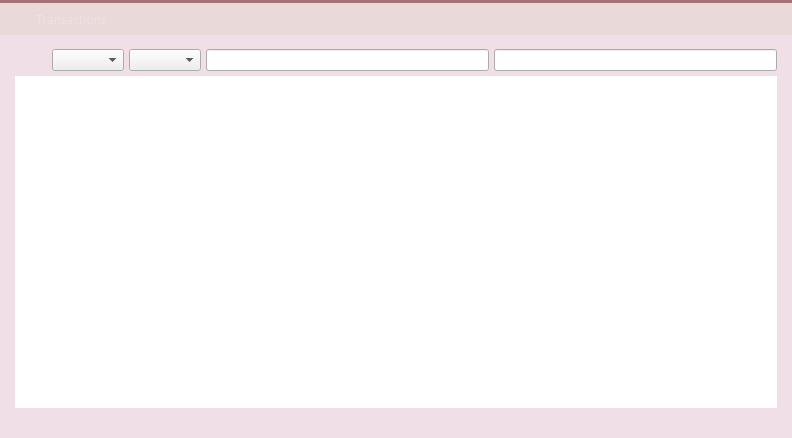
<?xml version="1.0" encoding="UTF-8"?>
<ui version="4.0">
 <class>TransactionsPage</class>
 <widget class="QWidget" name="TransactionsPage">
  <property name="geometry">
   <rect>
    <x>0</x>
    <y>0</y>
    <width>792</width>
    <height>438</height>
   </rect>
  </property>
  <property name="palette">
   <palette>
    <active>
     <colorrole role="Button">
      <brush brushstyle="SolidPattern">
       <color alpha="255">
        <red>233</red>
        <green>217</green>
        <blue>216</blue>
       </color>
      </brush>
     </colorrole>
     <colorrole role="Base">
      <brush brushstyle="SolidPattern">
       <color alpha="255">
        <red>233</red>
        <green>217</green>
        <blue>216</blue>
       </color>
      </brush>
     </colorrole>
     <colorrole role="Window">
      <brush brushstyle="SolidPattern">
       <color alpha="255">
        <red>233</red>
        <green>217</green>
        <blue>216</blue>
       </color>
      </brush>
     </colorrole>
     <colorrole role="Highlight">
      <brush brushstyle="SolidPattern">
       <color alpha="255">
        <red>235</red>
        <green>235</green>
        <blue>235</blue>
       </color>
      </brush>
     </colorrole>
     <colorrole role="HighlightedText">
      <brush brushstyle="SolidPattern">
       <color alpha="255">
        <red>171</red>
        <green>127</green>
        <blue>130</blue>
       </color>
      </brush>
     </colorrole>
    </active>
    <inactive>
     <colorrole role="Button">
      <brush brushstyle="SolidPattern">
       <color alpha="255">
        <red>233</red>
        <green>217</green>
        <blue>216</blue>
       </color>
      </brush>
     </colorrole>
     <colorrole role="Base">
      <brush brushstyle="SolidPattern">
       <color alpha="255">
        <red>233</red>
        <green>217</green>
        <blue>216</blue>
       </color>
      </brush>
     </colorrole>
     <colorrole role="Window">
      <brush brushstyle="SolidPattern">
       <color alpha="255">
        <red>233</red>
        <green>217</green>
        <blue>216</blue>
       </color>
      </brush>
     </colorrole>
     <colorrole role="Highlight">
      <brush brushstyle="SolidPattern">
       <color alpha="255">
        <red>235</red>
        <green>235</green>
        <blue>235</blue>
       </color>
      </brush>
     </colorrole>
     <colorrole role="HighlightedText">
      <brush brushstyle="SolidPattern">
       <color alpha="255">
        <red>171</red>
        <green>127</green>
        <blue>130</blue>
       </color>
      </brush>
     </colorrole>
    </inactive>
    <disabled>
     <colorrole role="Button">
      <brush brushstyle="SolidPattern">
       <color alpha="255">
        <red>233</red>
        <green>217</green>
        <blue>216</blue>
       </color>
      </brush>
     </colorrole>
     <colorrole role="Base">
      <brush brushstyle="SolidPattern">
       <color alpha="255">
        <red>233</red>
        <green>217</green>
        <blue>216</blue>
       </color>
      </brush>
     </colorrole>
     <colorrole role="Window">
      <brush brushstyle="SolidPattern">
       <color alpha="255">
        <red>233</red>
        <green>217</green>
        <blue>216</blue>
       </color>
      </brush>
     </colorrole>
     <colorrole role="Highlight">
      <brush brushstyle="SolidPattern">
       <color alpha="255">
        <red>240</red>
        <green>240</green>
        <blue>240</blue>
       </color>
      </brush>
     </colorrole>
     <colorrole role="HighlightedText">
      <brush brushstyle="SolidPattern">
       <color alpha="255">
        <red>171</red>
        <green>127</green>
        <blue>130</blue>
       </color>
      </brush>
     </colorrole>
    </disabled>
   </palette>
  </property>
  <property name="windowTitle">
   <string>Form</string>
  </property>
  <property name="styleSheet">
   <string notr="true">* {
    font-family:&quot;Finger Paint&quot;;
}</string>
  </property>
  <layout class="QVBoxLayout" name="verticalLayout_9">
   <property name="spacing">
    <number>0</number>
   </property>
   <property name="leftMargin">
    <number>0</number>
   </property>
   <property name="topMargin">
    <number>0</number>
   </property>
   <property name="rightMargin">
    <number>0</number>
   </property>
   <property name="bottomMargin">
    <number>0</number>
   </property>
   <item>
    <widget class="Line" name="line_3">
     <property name="styleSheet">
      <string notr="true">background-color: #A37276;</string>
     </property>
     <property name="lineWidth">
      <number>0</number>
     </property>
     <property name="orientation">
      <enum>Qt::Horizontal</enum>
     </property>
    </widget>
   </item>
   <item>
    <widget class="QWidget" name="wTransactionsHeader" native="true">
     <property name="minimumSize">
      <size>
       <width>0</width>
       <height>32</height>
      </size>
     </property>
     <property name="maximumSize">
      <size>
       <width>16777215</width>
       <height>32</height>
      </size>
     </property>
     <property name="is_header" stdset="0">
      <bool>true</bool>
     </property>
     <layout class="QHBoxLayout" name="horizontalLayout_10">
      <property name="leftMargin">
       <number>0</number>
      </property>
      <property name="topMargin">
       <number>0</number>
      </property>
      <property name="rightMargin">
       <number>0</number>
      </property>
      <property name="bottomMargin">
       <number>0</number>
      </property>
      <item>
       <spacer name="horizontalSpacer_14">
        <property name="orientation">
         <enum>Qt::Horizontal</enum>
        </property>
        <property name="sizeType">
         <enum>QSizePolicy::Fixed</enum>
        </property>
        <property name="sizeHint" stdset="0">
         <size>
          <width>5</width>
          <height>20</height>
         </size>
        </property>
       </spacer>
      </item>
      <item>
       <widget class="QLabel" name="label_20">
        <property name="sizePolicy">
         <sizepolicy hsizetype="Fixed" vsizetype="Fixed">
          <horstretch>0</horstretch>
          <verstretch>0</verstretch>
         </sizepolicy>
        </property>
        <property name="minimumSize">
         <size>
          <width>25</width>
          <height>25</height>
         </size>
        </property>
        <property name="maximumSize">
         <size>
          <width>25</width>
          <height>25</height>
         </size>
        </property>
        <property name="text">
         <string notr="true"/>
        </property>
        <property name="pixmap">
         <pixmap resource="../res.qrc">:/res/last_transactions.png</pixmap>
        </property>
       </widget>
      </item>
      <item>
       <widget class="QLabel" name="label_21">
        <property name="font">
         <font>
          <family>Finger Paint</family>
         </font>
        </property>
        <property name="styleSheet">
         <string notr="true">QLabel {
	color: #f0dfe7;
}</string>
        </property>
        <property name="text">
         <string>Transactions</string>
        </property>
       </widget>
      </item>
     </layout>
    </widget>
   </item>
   <item>
    <widget class="QWidget" name="wTransactionsContainer" native="true">
     <property name="styleSheet">
      <string notr="true">#wTransactionsContainer {
	background-color: #f0dfe7;
 }

QLabel {
	color: #32b4f0;
}
</string>
     </property>
     <layout class="QVBoxLayout" name="verticalLayout_10" stretch="0,1">
      <property name="spacing">
       <number>5</number>
      </property>
      <property name="leftMargin">
       <number>15</number>
      </property>
      <property name="topMargin">
       <number>14</number>
      </property>
      <property name="rightMargin">
       <number>15</number>
      </property>
      <property name="bottomMargin">
       <number>30</number>
      </property>
      <item>
       <layout class="QGridLayout" name="gridLayout_3">
        <item row="0" column="4">
         <widget class="QLineEdit" name="addressWidget">
          <property name="sizePolicy">
           <sizepolicy hsizetype="Expanding" vsizetype="Expanding">
            <horstretch>0</horstretch>
            <verstretch>0</verstretch>
           </sizepolicy>
          </property>
         </widget>
        </item>
        <item row="0" column="1">
         <widget class="QComboBox" name="dateWidget">
          <property name="sizePolicy">
           <sizepolicy hsizetype="Fixed" vsizetype="Fixed">
            <horstretch>0</horstretch>
            <verstretch>0</verstretch>
           </sizepolicy>
          </property>
          <property name="minimumSize">
           <size>
            <width>43</width>
            <height>22</height>
           </size>
          </property>
          <property name="maximumSize">
           <size>
            <width>120</width>
            <height>16777215</height>
           </size>
          </property>
          <property name="styleSheet">
           <string notr="true"/>
          </property>
          <property name="iconSize">
           <size>
            <width>16</width>
            <height>20</height>
           </size>
          </property>
         </widget>
        </item>
        <item row="0" column="2">
         <widget class="QComboBox" name="typeWidget">
          <property name="minimumSize">
           <size>
            <width>43</width>
            <height>22</height>
           </size>
          </property>
          <property name="maximumSize">
           <size>
            <width>120</width>
            <height>16777215</height>
           </size>
          </property>
         </widget>
        </item>
        <item row="0" column="5">
         <widget class="QLineEdit" name="amountWidget">
          <property name="sizePolicy">
           <sizepolicy hsizetype="Expanding" vsizetype="Expanding">
            <horstretch>0</horstretch>
            <verstretch>0</verstretch>
           </sizepolicy>
          </property>
         </widget>
        </item>
        <item row="0" column="0">
         <widget class="QPushButton" name="bTransactionsSortOrder">
          <property name="minimumSize">
           <size>
            <width>20</width>
            <height>20</height>
           </size>
          </property>
          <property name="styleSheet">
           <string notr="true">QPushButton {
	border: 0px solid gray;	
}
</string>
          </property>
          <property name="text">
           <string/>
          </property>
          <property name="icon">
           <iconset resource="../res.qrc">
            <normaloff>:/res/sort_down.png</normaloff>:/res/sort_down.png</iconset>
          </property>
          <property name="iconSize">
           <size>
            <width>20</width>
            <height>20</height>
           </size>
          </property>
         </widget>
        </item>
       </layout>
      </item>
      <item>
       <widget class="QTableView" name="transactionView">
        <property name="styleSheet">
         <string notr="true"> QScrollBar:vertical {
     border: 0px solid grey;
     background: white;
     width: 9px;
     margin: 15px 0px 0 0px;
 }
 QScrollBar::handle:vertical {
     background: #BB9396;
     min-width: 20px;
 }
QScrollBar::sub-line:vertical {
	height: 0px;
    width: 0px;
}

QHeaderView {
	background-color: #f0dfe7;
	font-size: 10;
	text-align:left;
}
QHeaderView::section {
    background-color: #f0dfe7;
    color: #32b4f0;
    padding-left: 5px;
    border: 0px solid #6c6c6c;
	text-align:left;
}

/* style the sort indicator */
QHeaderView::down-arrow {
    image: url(down_arrow.png);
}

QHeaderView::up-arrow {
    image: url(up_arrow.png);
}

QTableView {
	border: 0px solid #ededed;
	selection-background-color: #ebebeb;
	selection-color: rgb(171, 127, 130);
}</string>
        </property>
        <property name="frameShape">
         <enum>QFrame::NoFrame</enum>
        </property>
        <property name="horizontalScrollBarPolicy">
         <enum>Qt::ScrollBarAlwaysOff</enum>
        </property>
        <property name="editTriggers">
         <set>QAbstractItemView::NoEditTriggers</set>
        </property>
        <property name="selectionMode">
         <enum>QAbstractItemView::SingleSelection</enum>
        </property>
        <property name="selectionBehavior">
         <enum>QAbstractItemView::SelectRows</enum>
        </property>
        <property name="showGrid">
         <bool>false</bool>
        </property>
        <attribute name="verticalHeaderVisible">
         <bool>false</bool>
        </attribute>
        <attribute name="verticalHeaderDefaultSectionSize">
         <number>20</number>
        </attribute>
        <attribute name="verticalHeaderMinimumSectionSize">
         <number>20</number>
        </attribute>
       </widget>
      </item>
     </layout>
    </widget>
   </item>
  </layout>
 </widget>
 <resources>
  <include location="../res.qrc"/>
 </resources>
 <connections/>
</ui>
